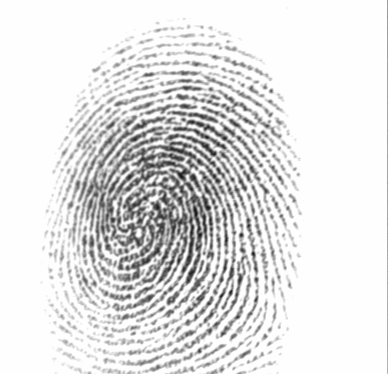
#> input picture 3.tif, 388 x 374 px
$ python 3.FindBloodGroup.py   (older library calls are emulated)
#> lines starting #> are read from the running program, lines starting #| are printed output that depends on the picture
import cv2
from matplotlib import pyplot as plt
import sys
import os
import imutils
#from scipy.misc import imread
from scipy.linalg import norm
from scipy import sum, average
from matplotlib.pyplot import imread


def to_grayscale(arr):
    "If arr is a color image (3D array), convert it to grayscale (2D array)."
    if len(arr.shape) == 3:
        return average(arr, -1)  # average over the last axis (color channels)
    else:
        return arr

def normalize(arr):
    rng = arr.max()-arr.min()
    amin = arr.min()
    return (arr-amin)*255/rng


print('Enter filename :')
fname=input()
#> the answer given: 3.tif
#img1 = cv2.imread('./' + fname,0)

i=1
dim=[100,100]
#img1 =imutils.resize(img1, width=100,height=100) #cv2.resize(img, dim)#, interpolation = cv2.INTER_AREA)
#img1 = cv2.resize(img1, dim, interpolation = cv2.INTER_AREA)
#Creating training data - pixel values of yes images to csv file
cnt=0
st1=''
img=cv2.imread('./' + fname,0) #(imread('./' + fname).astype(float))
#> img is the input picture: shape (374, 388); min 20, max 254, mean 226.3
#img = cv2.resize(img, dim, interpolation = cv2.INTER_AREA)
img =cv2.resize(img, (100,100))#img =imutils.resize(img, width=100,height=100) #cv2.resize(img, dim)#, interpolation = cv2.INTER_AREA)
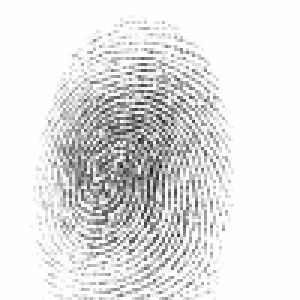
#> img: shape (100, 100) (shown 3 times larger); min 30, max 254, mean 226.5
siz= img.shape[0] * img.shape[1]
#> siz = 10000
st1='1,'
for i in range(0,img.shape[0]):
   for j in range(0,img.shape[1]):
         #print( int(img[i,j]),sep=' ')
         st1=st1 + str(int(img[i,j])) +','
st1=st1[:-1]
sttmp=st1
#print(st1)

#Check in csv
file1 = open("fingerprint_train.csv","r")
#> (reads fingerprint_train.csv from the repository)
lines = file1.readlines()
#print(len(lines))

#if(lines[1][0:20000]==st1[0:20000]):
#   print('yes')

found=0
cnt=0
for i in range(1,len(lines)):
   cnt=cnt+1
   lines[i]=lines[i].strip("\n")
   wrds= lines[i].split(",")
   #print(wrds)
   wrd1=wrds[len(wrds)-1]
   wrd=wrds[len(wrds)-2]
   #print(wrd)

   l=lines[i] #[0:lines[i].rindex(',')]
   #print(l)
   st1=sttmp + "," + wrd + "," + wrd1
   st1=st1.rstrip(",")
   #print(st1)

   #if len(l)== len(st1):

   count1= len(l.split(","))
   tok1=l.split(",")
   count2=len(st1.split(","))
   tok2=st1.split(",")
   cntmatch=True
   if count1-count2==1:
         st1 =st1 + "," + ""
   if count2-count1==1:
         l=l+ "," + wrd
   count1= len(l.split(","))
   tok1=l.split(",")
   count2=len(st1.split(","))
   tok2=st1.split(",")
   #print(count1)
   #print(count2)
   tmpcount=0
   #print(count1-2)
   for j in range(0,count1-2):
      if (tok1[j] == tok2[j]):
         tmpcount=tmpcount+1
   #print(tmpcount)


   for j in range(0,count1-2):
      if (tok1[j] != tok2[j]):
         cntmatch=False
         #print(tok1[j])
         #print(tok2[j])
   if cntmatch==True:
       print('Matched in ' + str(cnt)+ ' Positive Blood Group found.')
       print(tok1[len(tok1)-2])
       found=1
       # [7 lines of commented-out code are left out]
   if(len(l)-1==len(st1)):
     if(l[0:-1]==st1):
     #if(l==st1):
       print('Matched in Record ' + str(cnt-1)+ ' Positive Blood Group found.')
       print(tok1[len(tok1)-2])
       found=1
       break
#> after the loop, cnt = 0; lines = 1 item


st1='0,'
for i in range(0,img.shape[0]):
   for j in range(0,img.shape[1]):
         #print( int(img[i,j]),sep=' ')
         st1=st1 + str(int(img[i,j])) +','
st1=st1[:-1]
sttmp=st1

if (found==0):
 cnt=0
 for i in range(1,len(lines)):
   cnt=cnt+1
   lines[i]=lines[i].strip("\n")
   wrds= lines[i].split(",")
   #print(len( wrds[len(wrds)-1]))
   #exit()
   wrd1=wrds[len(wrds)-1]
   wrd=wrds[len(wrds)-2]
   #print(wrd)

   l=lines[i] #[0:lines[i].rindex(',')]
   #print(l)
   st1=sttmp + "," + wrd + "," + wrd1
   st1=st1.rstrip(",")
   #print(st1)

   #if len(l)== len(st1):

   count1= len(l.split(","))
   tok1=l.split(",")
   count2=len(st1.split(","))
   tok2=st1.split(",")
   cntmatch=True
   if count1-count2==1:
         st1 =sttmp + "," + wrd
   if count2-count1==1:
         l=l+ "," + wrd

   count1= len(l.split(","))
   tok1=l.split(",")
   count2=len(st1.split(","))
   tok2=st1.split(",")
   #print(count1)
   #print(count2)

   for j in range(0,count1-2):
      if (tok1[j] != tok2[j]):
         cntmatch=False
         #print(tok1[j])
         #print(tok2[j])
   if cntmatch==True:
       print('Matched in ' + str(cnt)+ ' Negative Blood Group found.')
       print(tok1[len(tok1)-2])
       found=1
       break
       print(count1)
       print(count2)
       print(len(l))
       print(len(st1))
       tok1=l.split(",")
       #print(tok1)
       #tok2=st1.split(",")
       #print(tok2)
   if(len(l)-1==len(st1)):
     if(l[0:-1]==st1):
     #if(l==st1):
       print('Matched in Record ' + str(cnt-1)+ ' Negative Blood Group found.')
       print(tok1[len(tok1)-2])
       found=1
       break
   if(len(l)-2==len(st1)):
     if(l[0:-1]==st1):
     #if(l==st1):
       print('Matched in Record ' + str(cnt-1)+ ' Negative Blood Group found.')
       found=1
       break
#> this loop made 0 passes
#> after the loop, cnt = 0
"""
 found=0
 cnt=0
 st1='0,'
 for i in range(0,img.shape[0]):
   for j in range(0,img.shape[1]):
         #print( int(img[i,j]),sep=' ')
         st1=st1 + str(int(img[i,j])) +','
 st1=st1[:-1]
 for i in range(1,len(lines)):
   cnt=cnt+1
   wrds= lines[i].split(",")
   #print(wrds)
   wrd1=wrds[len(wrds)-1]
   wrd=wrds[len(wrds)-2]
   #print(wrd)

   l=lines[i]
   l=l.strip("\n")
   #print(l)
   st1=st1 + "," + wrd + wrd1
   print(st1)
   exit()
   wrds= l.split(",")
   if(len(l)-1==len(st1)):
     #print(len(l)-1)
     if(l[0:-1]==st1):
       print('Matched in Record ' + str(cnt-1) + ' Negative Blood Group found.')
       found=1
       break
"""
if(found==0):
 print('Not Matched in any of the blood groups')
